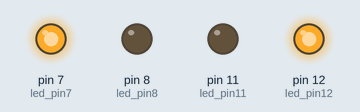
This sketch was run on a simulated Arduino Uno, built with avr-gcc and run on an emulated ATmega328P. On the bench: output pins drawn as LEDs (lit = HIGH).

Above: at 0.1 s.
At 2.1 s:
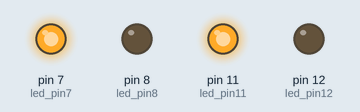
At 4.1 s:
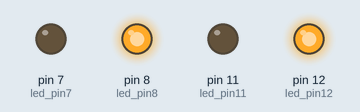
At 6.1 s:
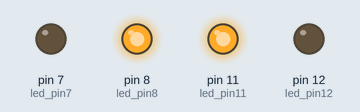
At 10.1 s:
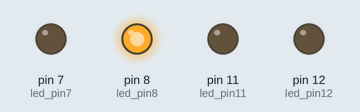
At 14.1 s:
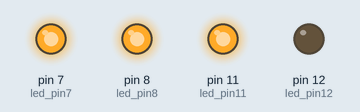
Timing chart, 0 to 40.0 s (numbered marks = the images above):
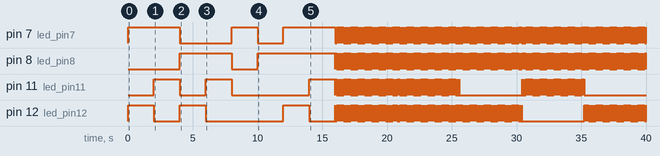

The sketch:

main.ino
```cpp
int led_pin7 = 7;
int led_pin8 = 8;
int led_pin11 = 11;
int led_pin12 = 12;

void setup()
{
  pinMode(led_pin7, OUTPUT);
  pinMode(led_pin8, OUTPUT);
  pinMode(led_pin11, OUTPUT);
  pinMode(led_pin12, OUTPUT);
}
void loop()
{
  //1
  digitalWrite(led_pin7, HIGH);
  digitalWrite(led_pin8, LOW);
  digitalWrite(led_pin11, LOW);
  digitalWrite(led_pin12, HIGH);
  delay(2000);
  //2
  digitalWrite(led_pin7, HIGH);
  digitalWrite(led_pin8, LOW);
  digitalWrite(led_pin11, HIGH);
  digitalWrite(led_pin12, LOW);
  delay(2000);
  //3
  digitalWrite(led_pin7, LOW);
  digitalWrite(led_pin8, HIGH);
  digitalWrite(led_pin11, LOW);
  digitalWrite(led_pin12, HIGH);
  delay(2000);
  //4
  digitalWrite(led_pin7, LOW);
  digitalWrite(led_pin8, HIGH);
  digitalWrite(led_pin11, HIGH);
  digitalWrite(led_pin12, LOW);
  delay(2000);
  //1,2
  digitalWrite(led_pin7, HIGH);
  digitalWrite(led_pin8, LOW);
  digitalWrite(led_pin11,LOW );
  digitalWrite(led_pin12, LOW);
  delay(2000);
  //3,4
  digitalWrite(led_pin7, LOW);
  digitalWrite(led_pin8, HIGH);
  digitalWrite(led_pin11,LOW );
  digitalWrite(led_pin12, LOW);
  delay(2000);
  //1,3
  digitalWrite(led_pin7, HIGH);
  digitalWrite(led_pin8, HIGH);
  digitalWrite(led_pin11, LOW);
  digitalWrite(led_pin12, HIGH);
  delay(2000);
  //2,4
  digitalWrite(led_pin7, HIGH);
  digitalWrite(led_pin8, HIGH);
  digitalWrite(led_pin11, HIGH);
  digitalWrite(led_pin12, LOW);
  delay(2000);
  //1,4
  for (int i = 0; i < 120; i++){
  digitalWrite(led_pin7, HIGH);
  digitalWrite(led_pin8, LOW);
  digitalWrite(led_pin11, LOW);
  digitalWrite(led_pin12, HIGH);
  delay(20);
  digitalWrite(led_pin7, LOW);
  digitalWrite(led_pin8, HIGH);
  digitalWrite(led_pin11, HIGH);
  digitalWrite(led_pin12, LOW);
  delay(20);
  }
  //2,3
  for (int i = 0; i < 120; i++){
  digitalWrite(led_pin7, HIGH);
  digitalWrite(led_pin8, LOW);
  digitalWrite(led_pin11, HIGH);
  digitalWrite(led_pin12, LOW);
  delay(20);
  digitalWrite(led_pin7, LOW);
  digitalWrite(led_pin8, HIGH);
  digitalWrite(led_pin11, LOW);
  digitalWrite(led_pin12, HIGH);
  delay(20);
  }
  //1,2/3 РЅРµ СЃС‚Р°Р» СЂР°СЃСЃРїРёСЃС‹РІР°С‚СЊ РґСЂСѓРіРёРµ 2 СЃРїРѕСЃРѕР±Р°
  for (int i = 0; i < 120; i++){
  digitalWrite(led_pin7, HIGH);
  digitalWrite(led_pin8, LOW);
  digitalWrite(led_pin11,LOW );
  digitalWrite(led_pin12, LOW);
  delay(20);
  digitalWrite(led_pin7, LOW);
  digitalWrite(led_pin8, HIGH);
  digitalWrite(led_pin11, LOW);
  digitalWrite(led_pin12, HIGH);
  delay(20);
  }
  //3,4/2 РЅРµ СЃС‚Р°Р» СЂР°СЃСЃРїРёСЃС‹РІР°С‚СЊ РґСЂСѓРіРёРµ 2 СЃРїРѕСЃРѕР±Р°
  for (int i = 0; i < 120; i++){
  digitalWrite(led_pin7, LOW);
  digitalWrite(led_pin8, HIGH);
  digitalWrite(led_pin11,LOW );
  digitalWrite(led_pin12, LOW);
  delay(20);
  digitalWrite(led_pin7, HIGH);
  digitalWrite(led_pin8, LOW);
  digitalWrite(led_pin11, HIGH);
  digitalWrite(led_pin12, LOW);
  delay(20);
  }
  //3,4/1 РЅРµ СЃС‚Р°Р» СЂР°СЃСЃРїРёСЃС‹РІР°С‚СЊ РґСЂСѓРіРёРµ 2 СЃРїРѕСЃРѕР±Р°
  for (int i = 0; i < 120; i++){
  digitalWrite(led_pin7, LOW);
  digitalWrite(led_pin8, HIGH);
  digitalWrite(led_pin11,LOW );
  digitalWrite(led_pin12, LOW);
  delay(20);
  digitalWrite(led_pin7, HIGH);
  digitalWrite(led_pin8, LOW);
  digitalWrite(led_pin11, LOW);
  digitalWrite(led_pin12, HIGH);
  delay(20);
  }
   //1,2/4 РЅРµ СЃС‚Р°Р» СЂР°СЃСЃРїРёСЃС‹РІР°С‚СЊ РґСЂСѓРіРёРµ 2 СЃРїРѕСЃРѕР±Р°
  for (int i = 0; i < 120; i++){
  digitalWrite(led_pin7, HIGH);
  digitalWrite(led_pin8, LOW);
  digitalWrite(led_pin11,LOW );
  digitalWrite(led_pin12, LOW);
  delay(20);
  digitalWrite(led_pin7, LOW);
  digitalWrite(led_pin8, HIGH);
  digitalWrite(led_pin11, HIGH);
  digitalWrite(led_pin12, LOW);
  delay(20);
  }
   //РІСЃРµ
  digitalWrite(led_pin7, HIGH);
  digitalWrite(led_pin8, HIGH);
  digitalWrite(led_pin11, LOW);
  digitalWrite(led_pin12, LOW);
  delay(2000);
   //РЅРёРѕРґРЅРѕРіРѕ
  digitalWrite(led_pin7, LOW);
  digitalWrite(led_pin8, LOW);
  digitalWrite(led_pin11, LOW);
  digitalWrite(led_pin12, LOW);
  delay(2000);
}
```

Measured:
- by itself, pin 7 (led_pin7): goes HIGH 4.0 s, LOW 4.0 s, HIGH 2.0 s, LOW 2.0 s, HIGH 4.0 s, 598 × (LOW 0.02 s, HIGH 0.02 s), then LOW
- by itself, pin 8 (led_pin8): goes HIGH 4.0 s, LOW 2.0 s, HIGH 6.0 s, 598 × (LOW 0.02 s, HIGH 0.02 s), LOW 0.02 s, then HIGH
- by itself, pin 11 (led_pin11): LOW → HIGH at 2.0 s, → LOW 2.0 s later, → HIGH 2.0 s later, → LOW 2.0 s later, … (724 changes in this stretch)
- by itself, pin 12 (led_pin12): LOW → HIGH at 0.00 s, → LOW 2.0 s later, → HIGH 2.0 s later, → LOW 2.0 s later, … (964 changes in this stretch)
